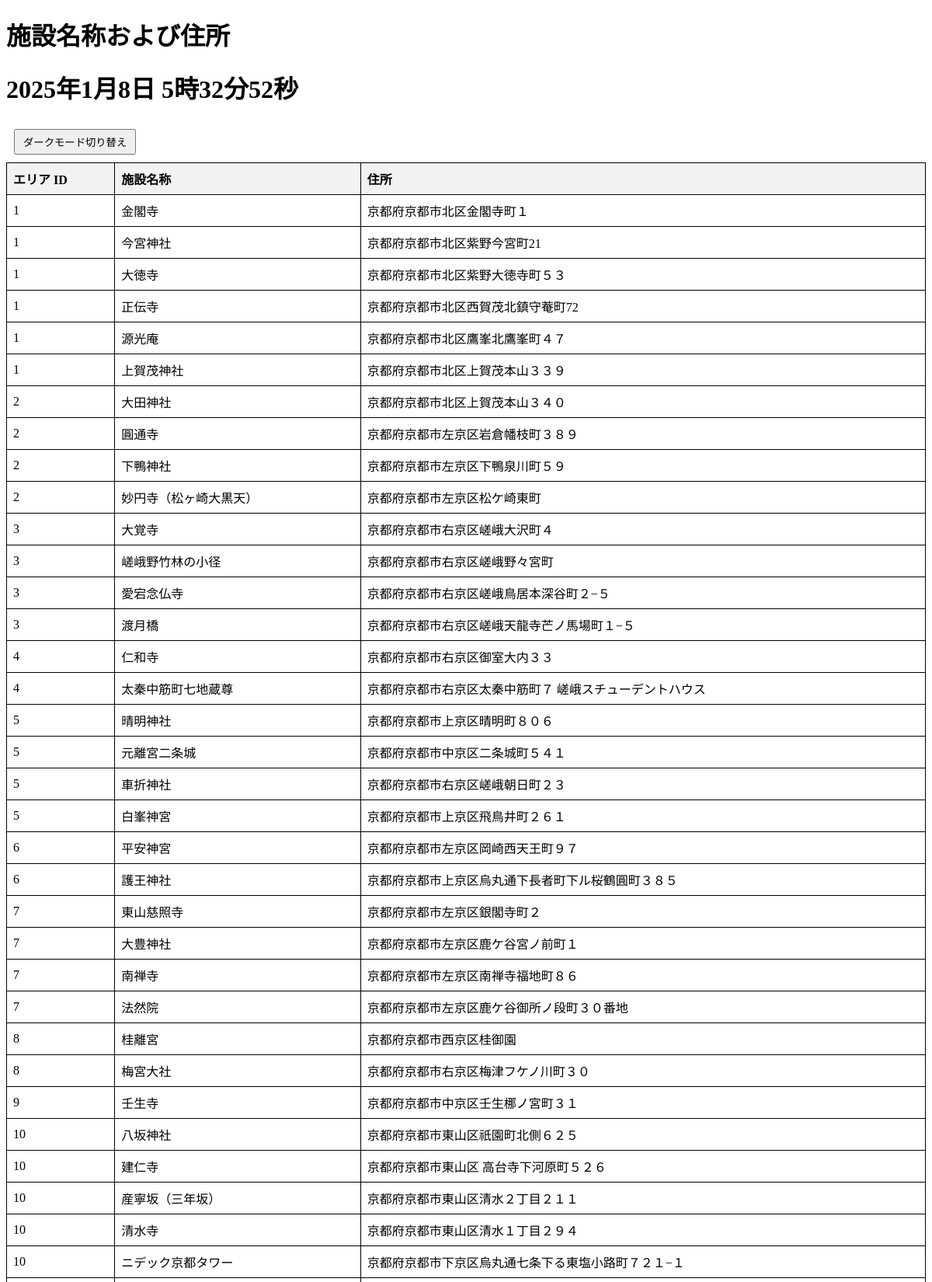
Page /PHP/data.php (upper part) on the committed database.
### tables this page shows
CREATE TABLE `travel_data` (
  `id` int(11) NOT NULL,
  `area_id` int(11) NOT NULL,
  `facility_name` varchar(255) NOT NULL,
  `address` varchar(255) NOT NULL,
  `romaji` varchar(255) NOT NULL,
  `kana` varchar(255) NOT NULL,
  `login_id` int NOT NULL,
  `pass` varchar(255) NOT NULL
);

### PHP/data.php (the view, shortened to what this page needs)
<!DOCTYPE html>
<html>
<head>
</head>
<body class="light-mode">
    <h1>施設名称および住所</h1>
    <h1 id="time">現在の時刻:</h1>
    <button class="mode-toggle" onclick="toggleDarkMode()">ダークモード切り替え</button>
    <table>
        <thead>
            <tr>
                <th>エリア ID</th>
                <th>施設名称</th>
                <th>住所</th>
            </tr>
        </thead>
        <tbody id="travelData">
            <?php
            $pdo = dbConnect();
            try {
                $pdo->setAttribute(PDO::ATTR_ERRMODE, PDO::ERRMODE_EXCEPTION);
                $sql = "SELECT * FROM travel_data ORDER BY area_id ASC";
                $stmt = $pdo->query($sql);
                $data = $stmt->fetchAll(PDO::FETCH_ASSOC);
                foreach ($data as $row) {
                    echo "<tr>
                            <td>{$row['area_id']}</td>
                            <td>{$row['facility_name']}</td>
                            <td>{$row['address']}</td>
                          </tr>";
                }
            } catch (PDOException $e) {
                echo "データベースエラー: " . $e->getMessage();
            }
            ?>
        </tbody>
    </table>
</body>
</html>

### PHP/data.php (style rules this page uses)
table { width: 100%; border-collapse: collapse; }
th, td { border: 1px solid black; padding: 8px; text-align: left; }
th { background-color: #f2f2f2; }
body.light-mode { background-color: white; color: black; }
.mode-toggle { margin: 10px; padding: 5px 10px; cursor: pointer; }

### rows in the picture
travel_data: area "1", facility_name "金閣寺", address "京都府京都市北区金閣寺町１"
travel_data: area "1", facility_name "今宮神社", address "京都府京都市北区紫野今宮町21"
travel_data: area "1", facility_name "大徳寺", address "京都府京都市北区紫野大徳寺町５３"
travel_data: area "1", facility_name "正伝寺", address "京都府京都市北区西賀茂北鎮守菴町72"
travel_data: area "1", facility_name "源光庵", address "京都府京都市北区鷹峯北鷹峯町４７"
travel_data: area "1", facility_name "上賀茂神社", address "京都府京都市北区上賀茂本山３３９"
travel_data: area "2", facility_name "大田神社", address "京都府京都市北区上賀茂本山３４０"
travel_data: area "2", facility_name "圓通寺", address "京都府京都市左京区岩倉幡枝町３８９"
travel_data: area "2", facility_name "下鴨神社", address "京都府京都市左京区下鴨泉川町５９"
travel_data: area "2", facility_name "妙円寺（松ヶ崎大黒天）", address "京都府京都市左京区松ケ崎東町"
travel_data: area "3", facility_name "大覚寺", address "京都府京都市右京区嵯峨大沢町４"
travel_data: area "3", facility_name "嵯峨野竹林の小径", address "京都府京都市右京区嵯峨野々宮町"
travel_data: area "3", facility_name "愛宕念仏寺", address "京都府京都市右京区嵯峨鳥居本深谷町２−５"
travel_data: area "3", facility_name "渡月橋", address "京都府京都市右京区嵯峨天龍寺芒ノ馬場町１−５"
travel_data: area "4", facility_name "仁和寺", address "京都府京都市右京区御室大内３３"
travel_data: area "4", facility_name "太秦中筋町七地蔵尊", address "京都府京都市右京区太秦中筋町７ 嵯峨スチューデントハウス"
travel_data: area "5", facility_name "晴明神社", address "京都府京都市上京区晴明町８０６"
travel_data: area "5", facility_name "元離宮二条城", address "京都府京都市中京区二条城町５４１"
travel_data: area "5", facility_name "車折神社", address "京都府京都市右京区嵯峨朝日町２３"
travel_data: area "5", facility_name "白峯神宮", address "京都府京都市上京区飛鳥井町２６１"
travel_data: area "6", facility_name "平安神宮", address "京都府京都市左京区岡崎西天王町９７"
travel_data: area "6", facility_name "護王神社", address "京都府京都市上京区烏丸通下長者町下ル桜鶴圓町３８５"
travel_data: area "7", facility_name "東山慈照寺", address "京都府京都市左京区銀閣寺町２"
travel_data: area "7", facility_name "大豊神社", address "京都府京都市左京区鹿ケ谷宮ノ前町１"
travel_data: area "7", facility_name "南禅寺", address "京都府京都市左京区南禅寺福地町８６"
travel_data: area "7", facility_name "法然院", address "京都府京都市左京区鹿ケ谷御所ノ段町３０番地"
travel_data: area "8", facility_name "桂離宮", address "京都府京都市西京区桂御園"
travel_data: area "8", facility_name "梅宮大社", address "京都府京都市右京区梅津フケノ川町３０"
travel_data: area "9", facility_name "壬生寺", address "京都府京都市中京区壬生梛ノ宮町３１"
travel_data: area "10", facility_name "八坂神社", address "京都府京都市東山区祇園町北側６２５"
travel_data: area "10", facility_name "建仁寺", address "京都府京都市東山区 高台寺下河原町５２６"
travel_data: area "10", facility_name "産寧坂（三年坂）", address "京都府京都市東山区清水２丁目２１１"
travel_data: area "10", facility_name "清水寺", address "京都府京都市東山区清水１丁目２９４"
travel_data: area "10", facility_name "ニデック京都タワー", address "京都府京都市下京区烏丸通七条下る東塩小路町７２１−１"
